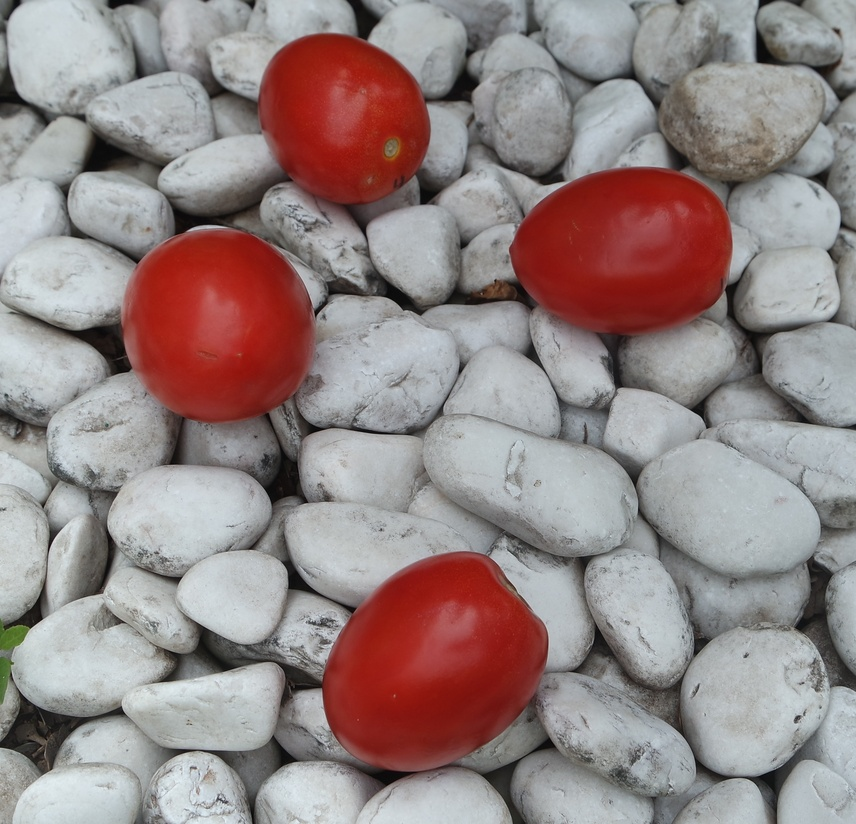
#> input picture Jit1.JPG, 856 x 824 px, shrunk from 2833 x 2729 before the run, found by its file name
$ python examen.py
#> lines starting #> are read from the running program, lines starting #| are printed output that depends on the picture; after the words box and inside, x2 and y2 are one past the last pixel; in counts of white or black regions, pixels touching at a corner belong together
import numpy as np
import cv2
import math
import matplotlib.pyplot as plt
import random
from math import dist

# [75 lines of commented-out code are left out]
image = cv2.imread("Jit1.jpg") # Lee imagen
#> image is the input picture: shape (824, 856, 3); mean B, G, R 132.9, 133.5, 148.4

valores_pixeles = np.float32(image.reshape((-1, 3)).copy())
criterio = (cv2.TERM_CRITERIA_EPS + cv2.TERM_CRITERIA_MAX_ITER, 20, 1.0)
_, etiquetas, centros = cv2.kmeans(valores_pixeles, 4, None, criterio, 10, cv2.KMEANS_RANDOM_CENTERS)
#> centros = [[186.8, 184.9, 179.5], [54.08, 56.86, 60.95], [30.35, 36.78, 142.5], [128, 128.7, 129.7]]

centro = np.uint8(centros)
#> centro = [[186, 184, 179], [54, 56, 60], [30, 36, 142], [127, 128, 129]]
imageClustering = centro[etiquetas.flatten()]
imageClustering = imageClustering.reshape((image.shape))
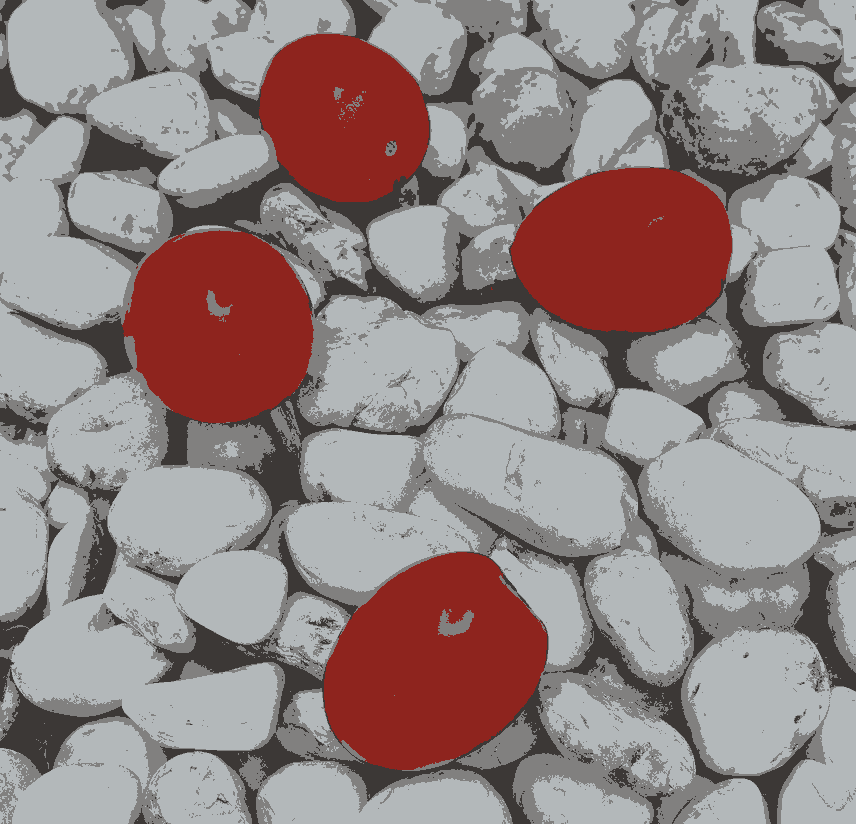
#> imageClustering: shape (824, 856, 3); mean B, G, R 132.2, 132.7, 147.9

imageSeg = image.reshape((-1, 3)).copy()
clusterquitar = [0, 1, 2]
for i in clusterquitar:
    imageSeg[etiquetas.flatten() == i] = np.uint8(np.array([0, 0, 0]))
imageSeg = imageSeg.reshape(image.shape)
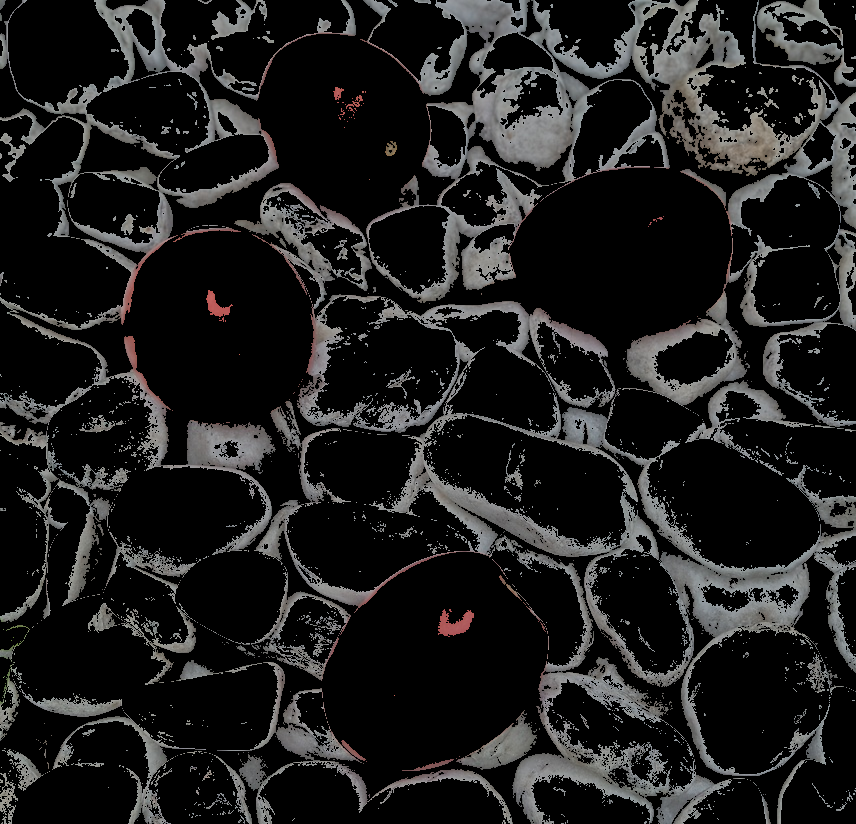
#> imageSeg: shape (824, 856, 3); mean B, G, R 30, 30.2, 30.5

#Binariza la imagen obtenida por kmeans
def binarizar(image):
    imageBin = np.zeros((image.shape[0], image.shape[1]))
    rows, cols = image.shape[0], image.shape[1]
#> rows = 824; cols = 856
    #rojos = np.array([142, 36, 30])
    #rojos = np.array([141, 36, 29])
    rojos = np.array([142, 36, 30])
    for i in range(rows):
        for j in range(cols):
            if np.array_equal(image[i, j], rojos):
                imageBin[i,j] = 255
            else:
                imageBin[i,j] = 0
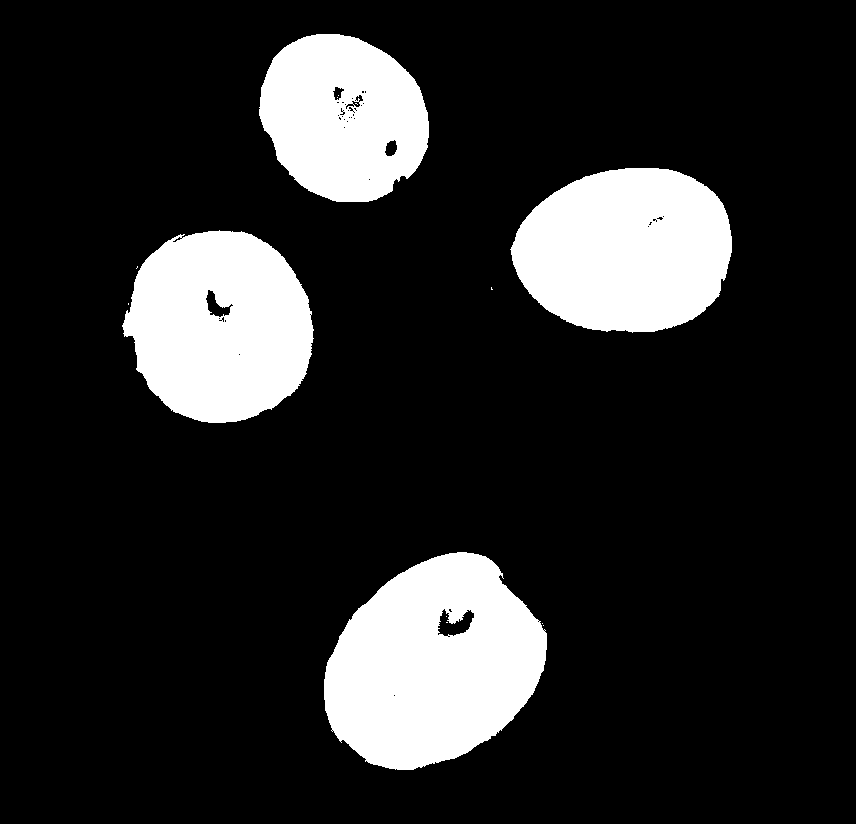
#> imageBin: shape (824, 856) float64; 16% white; 14 white regions (10 under 20 px), largest, box (x1, y1, x2, y2) and area: (324, 552, 547, 770) 34515, (510, 168, 732, 333) 28761, (122, 230, 314, 423) 28124, (259, 34, 429, 202) 21600
    return imageBin


image = cv2.cvtColor(image, cv2.COLOR_BGR2RGB)
imageClustering = cv2.cvtColor(imageClustering, cv2.COLOR_BGR2RGB)
imageSeg = cv2.cvtColor(imageSeg, cv2.COLOR_BGR2RGB)
plt.title("ImgClustering")
plt.imshow(imageClustering)
plt.show()


binarizada = binarizar(imageClustering)
binarizada=np.uint8(binarizada)
#> binarizada: shape (824, 856); 16% white; 14 white regions (10 under 20 px)

#Encuentra los contornos utilizando la binarizada
contornos , hierarchy = cv2.findContours(binarizada, cv2.RETR_LIST, cv2.CHAIN_APPROX_NONE)
#> contornos = 69 contours, 57 with area under 20; largest, box (x1, y1, x2, y2) and area: (324, 552, 547, 770) 34750, (510, 168, 732, 333) 28498, (122, 230, 314, 423) 28170, (259, 34, 429, 202) 21709, (437, 608, 475, 637) 610

#Quita contornos que tengan longitud menor a 100 (ruidos)
index = []
for i in range(len(contornos)):
    if len(contornos[i]) < 700:
        index.append(i)
#> this loop made 69 passes
#> after the loop, index = 69 values from 0 to 68

#> (the run stopped early here; a loop or call above may not have finished)
